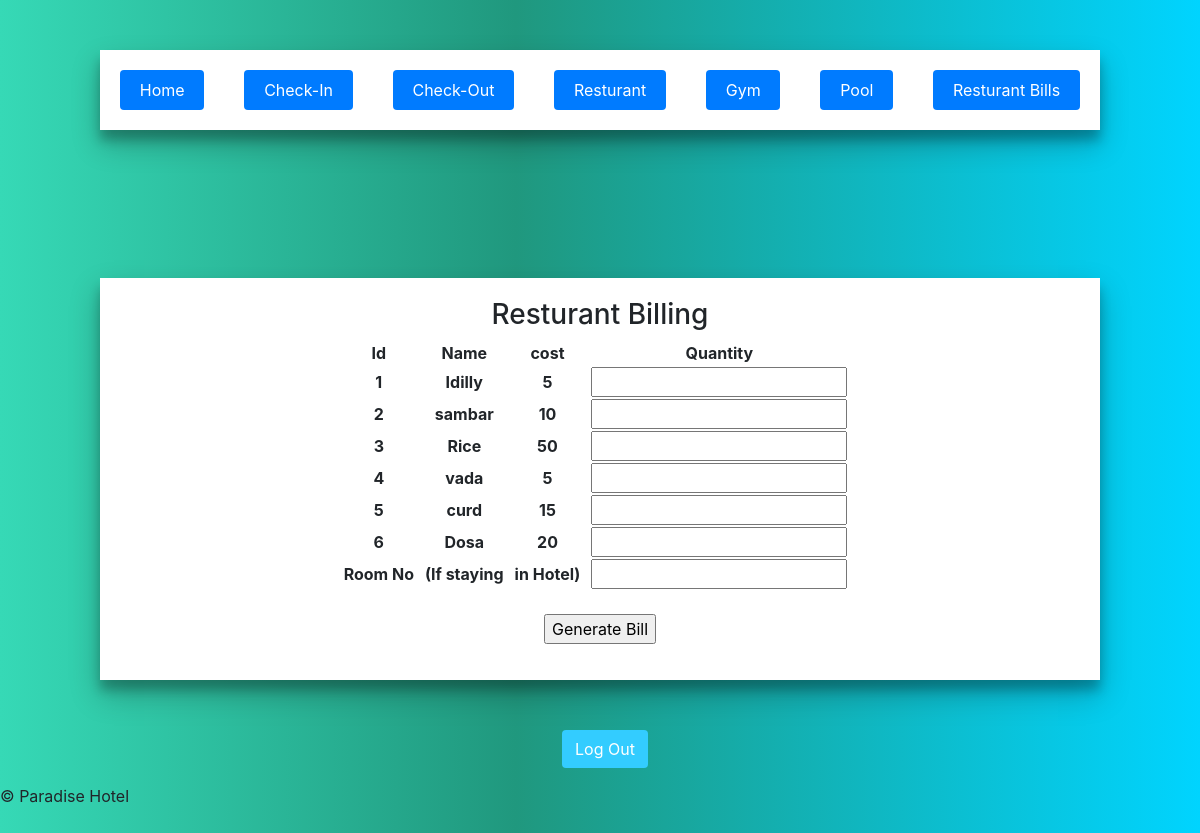
Page /resturant/ (signed in) on the committed database.
### pages/models.py (models this page shows)
class Item(models.Model):
    item_id = models.IntegerField(primary_key = True)
    item_name = models.CharField(max_length=100)
    item_cost = models.IntegerField()

### pages/views.py (the view, shortened to what this page needs)
# urls.py: path('resturant/', resturant_bill, name='resturant'),
def resturant_bill(request):
    queryset = Item.objects.all()
    content = {
        'qs': queryset
    }
    return render(request, 'resturant_bill.html', content)

### Templates/resturant_bill.html (shortened to what this page needs)
{% extends 'base.html' %}
{% block content %}
  {% block form %}
  <nav class="nav nav-pills flex-column flex-sm-row">
<form method = 'POST' id='form-id'> {% csrf_token %}
  {% block form-title %}<h3 class="text-sm-center">Resturant Billing</h3>{% endblock %}
<table>
    <th for="Item_Id">Id </th>
    <th for="Item_Name"> Name </th>
    <th for="Item_cost"> cost </th>
    <th for="Item_cost"> Quantity </th>
      {% for instance in qs %}
      <tr>
        <th>{{instance.item_id}}</th>
        <th>{{instance.item_name}}</th>
        <th>{{instance.item_cost}}</th>
        <th><input type="number" id="qunat" name="{{instance.item_id}}"></th>
      </tr>
    {% endfor %}
    <tr>
      <th>Room No</th>
      <th>(If staying</th>
      <th>in Hotel)</th>
      <th><input type="number" id="roomNo" name="room_no"></th>
    </tr>
  </table>
  <br>
    <p class="text-sm-center"><input type = 'submit' value='Generate Bill'/></p>
  </form>
</nav>
  {% endblock %}
{% endblock %}

### Templates/base.html (style rules this page uses)
body, html { margin: 0; padding: 0; height: 100%; background: rgb(54,217,182); background: linear-gradient(90deg, rgba(54,217,182,1) 0%, rgba(32,152,126,1) 43%, rgba(0,212,255,1) 100%); }
.nav { max-width:1000px; margin:30px auto; box-shadow: 0 14px 28px rgba(0,0,0,0.25), 0 10px 10px rgba(0,0,0,0.22); background-color: #fff; margin-top:50px; margin-bottom:50px; justify-content: space-around; align-items: flex-start; }
#form-id { margin-top:20px; margin-bottom:20px; }
th { text-align: center; padding-right: 10px; }

### rows in the picture
Item: item_id "1", item_name "Idilly", item_cost "5"
Item: item_id "2", item_name "sambar", item_cost "10"
Item: item_id "3", item_name "Rice", item_cost "50"
Item: item_id "4", item_name "vada", item_cost "5"
Item: item_id "5", item_name "curd", item_cost "15"
Item: item_id "6", item_name "Dosa", item_cost "20"
